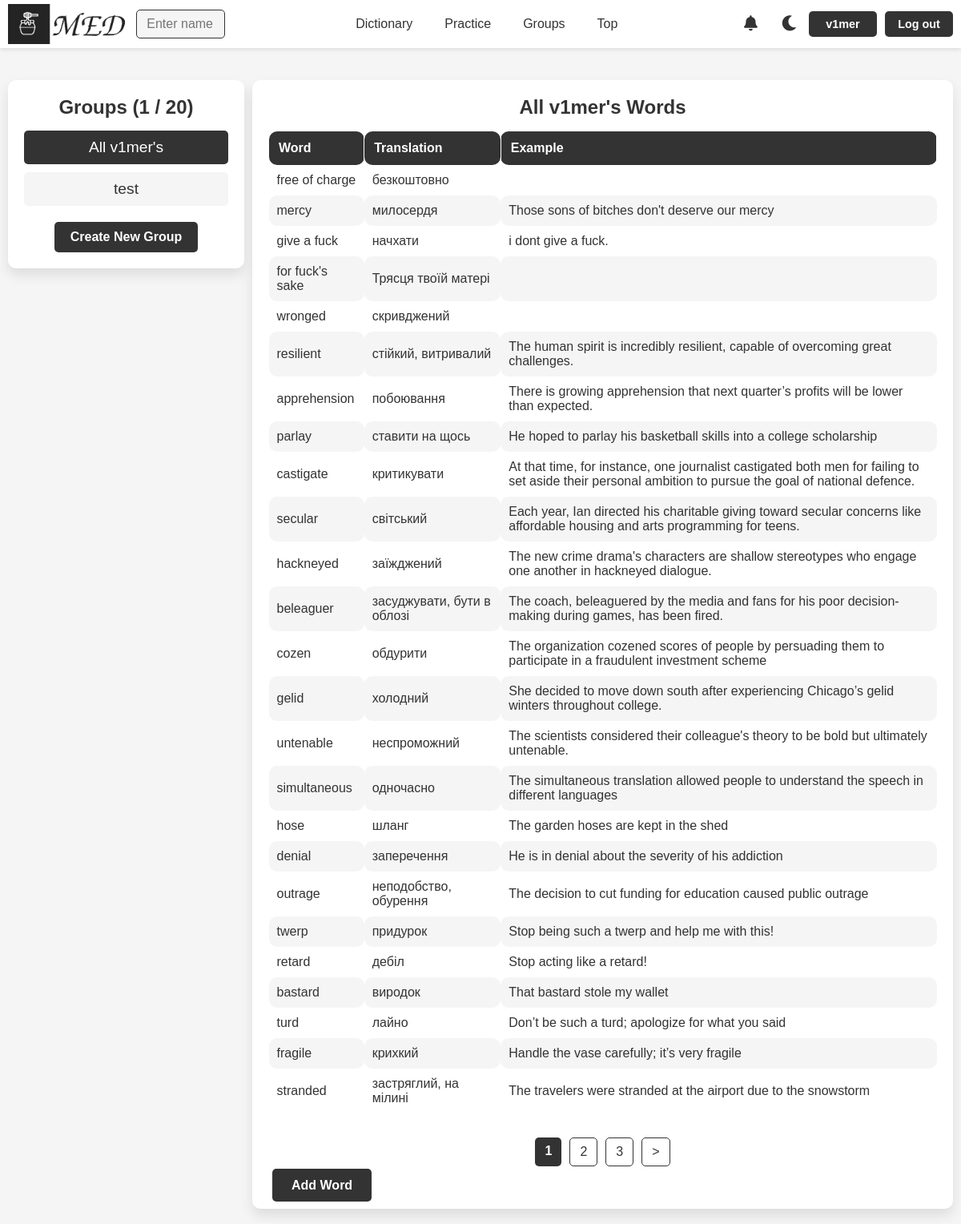
/groups/11/ (signed in), run on an earlier commit of the app's database.
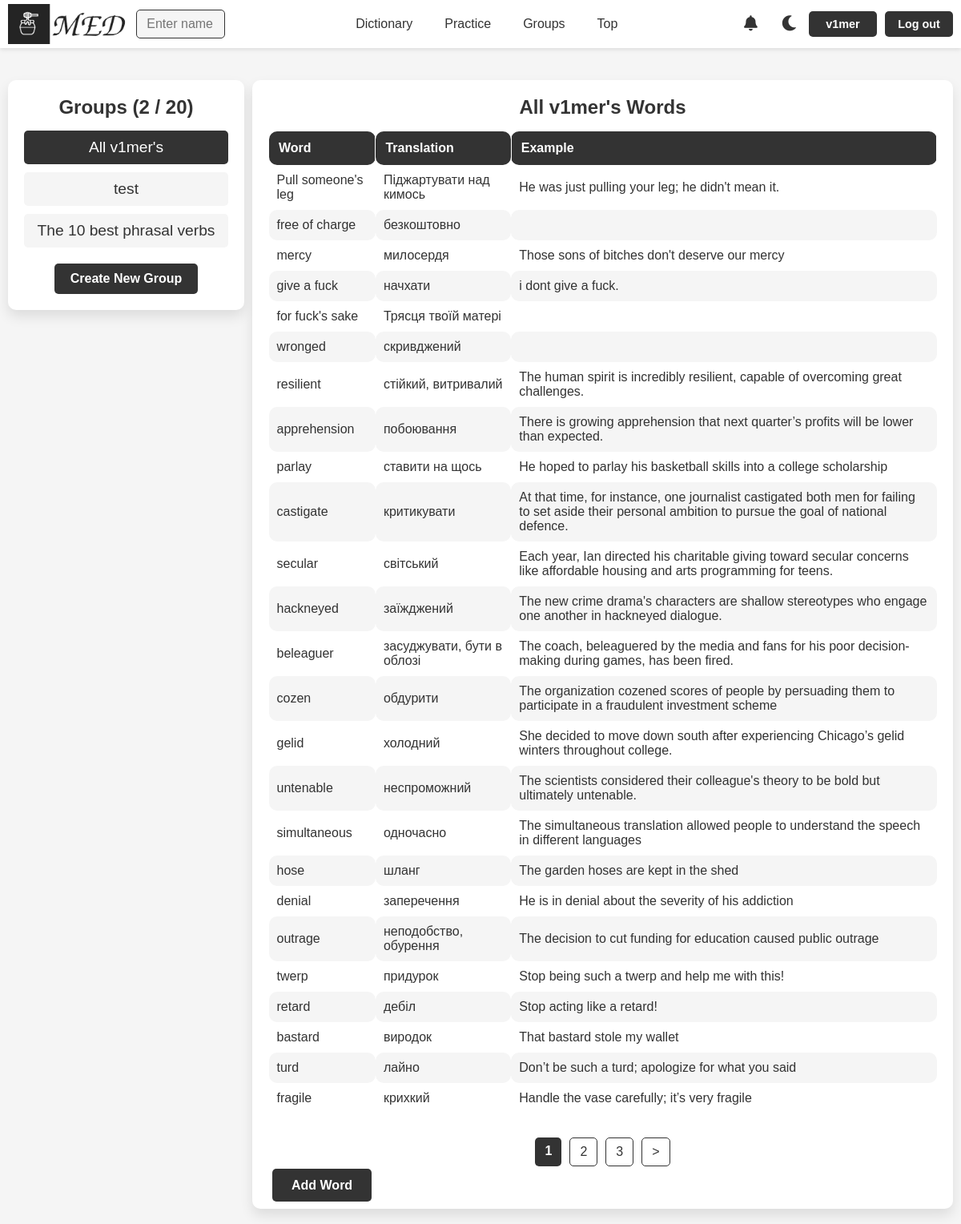
And on a later commit of the database.
### med/models.py (models this page shows, shortened)
class WordGroup(models.Model):
    name = models.CharField(max_length=100)
    words = models.ManyToManyField(Word, blank=True)
    user = models.ForeignKey(User, on_delete=models.CASCADE)
    is_main = models.BooleanField(verbose_name='main', default=False)
    uses_users = models.ManyToManyField(User, blank=True, related_name='uses_of_group')
    class Meta:
        ordering = ['name']
        indexes = [
            models.Index(fields=['name'])
        ]

class Word(models.Model):
    TYPE_CHOICES = [
        ('noun', 'Noun'),
        ('verb', 'Verb'),
        ('adjective', 'Adjective'),
        ('adverb', 'Adverb'),
        ('pronoun', 'Pronoun'),
        ('phrasal verb', 'Phrasal verb'),
        ('other', 'Other')
    ]
    word = models.CharField(max_length=100)
    translation = models.CharField(max_length=100)
    example = models.TextField(blank=True)
    time_create = models.DateTimeField(auto_now_add=True)
    time_update = models.DateTimeField(auto_now=True)
    user = models.ForeignKey(User, on_delete=models.CASCADE)
    is_favourite = models.BooleanField(default=False)
    word_type = models.CharField(max_length=20, choices=TYPE_CHOICES, default='other')
    class Meta:
        ordering = ['-time_create', 'word']
        indexes = [
            models.Index(fields=['-time_create'])
        ]

### med/views.py (the view, shortened to what this page needs)
# urls.py: path('groups/<int:group_id>/', views.GroupWordsView.as_view(), name='group_words'),
class GroupWordsView(BaseGroupView):
    model = Word
    context_object_name = 'words'
    paginate_by = 25
    def dispatch(self, request, *args, **kwargs):
        group_id = self.kwargs.get('group_id')
        group = get_object_or_404(WordGroup, id=group_id)
        if request.user != group.user and request.user not in group.uses_users.all():
            return HttpResponseRedirect(reverse('groups'))
        return super().dispatch(request, *args, **kwargs)
    def get_context_data(self, **kwargs):
        context = self.get_common_context(**kwargs)
        group_id = self.kwargs.get('group_id')
        group = get_object_or_404(WordGroup, id=group_id)
        is_my_group = group.user == self.request.user
        friends = User.objects.filter(
            Q(friendship_requests_sent__receiver=self.request.user, friendship_requests_sent__status='accepted') |
            Q(friendship_requests_received__sender=self.request.user, friendship_requests_received__status='accepted')
        ).distinct()
        context.update({
            'is_my_group': is_my_group,
            'is_uses': not is_my_group and group.uses_users.filter(id=self.request.user.id).exists(),
            'title': "Groups",
            'title1': f"{group.name} Words ({group.user.username})" if not is_my_group else f"{group.name} Words",
            'is_main': group.is_main,
            'group_id': group_id,
            'group_': group,
            'is_group': True,
            'words_f_g': True,
            'friends': friends,
        })
        return context
    def get_queryset(self):
        group_id = self.kwargs.get('group_id')
        group = get_object_or_404(WordGroup, id=group_id)
        return group.words.all()

### med/templatetags/group_tags.py (called while the page is built)
@register.simple_tag
def get_user_pending_groups(request):
    if request.user.is_authenticated:
        groups = CommunityGroup.objects.filter(
            group__user=request.user,
        ).select_related('group')
        word_groups = [community_group.group for community_group in groups]
        return word_groups
    return []

### med/templatetags/notification_tags.py (called while the page is built)
@register.simple_tag
def get_unread_notifications_count(request):
    if request.user.is_authenticated:
        return request.user.notification_set.filter(is_read=False).count()
    return 0

@register.simple_tag
def get_latest_unread_notifications(request, limit=5):
    if request.user.is_authenticated:
        return request.user.notification_set.filter(is_read=False)[:limit]
    return []

### med/templates/med/groups.html (shortened to what this page needs)
{% extends "base.html" %}
{% load static %}
{% load group_tags %}
{% block content %}
<div class="group-container">
    <div class="group-list">
        <h2>{{ title }} ({{ len_groups }} / {{ max_group_count }}) </h2>
        <div class="group-blocks">
            {% for group in groups %}
            {% if group.id == group_id %}
                <div class="group-block group-block-selected">
                    <p>{{ group.name }}</p>
                </div>
            {% else %}
                <a href="{% url 'group_words' group.id %}">
                    <div class="group-block">
                        <p>{{ group.name }}</p>
                    </div>
                </a>
            {% endif %}
            {% endfor %}
            {% for group in used_groups %}
            {% if group.id == group_id %}
                <div class="group-block group-block-selected">
                    <p>{{ group.name }}</p>
                </div>
            {% else %}
                <a href="{% url 'group_words' group.id %}">
                    <div class="group-block">
                        <p>{{ group.name }}</p>
                    </div>
                </a>
            {% endif %}
            {% endfor %}
        </div>
        {% if len_groups < max_group_count %}
            <a href="{% url 'create_group' %}" class="buttons">Create New Group</a>
        {% endif %}
    </div>
    <div class="word-list-container">
        <h2>{{ title1 }}</h2>
        {% if is_group %}
        {% if words %}
            <table class="word_table group-table">
                <thead>
                    <tr>
                        <th>Word</th>
                        <th>Translation</th>
                        <th>Example</th>
                    </tr>
                </thead>
                <tbody>
                    {% for word in words %}
                        <tr>
                            <td>{{ word.word }}</td>
                            <td>{{ word.translation }}</td>
                            <td>{{ word.example }}</td>
                        </tr>
                    {% endfor %}
                </tbody>
            </table>
        {% else %}
            <p>No words in this group.</p>
        {% endif %}
        {% endif %}
        {% if is_group %}
        {% if paginator.num_pages > 1 %}
        <nav class="list-pages">
            <ul>
                {% for p in paginator.page_range %}
                    {% if page_obj.number == p %}
                    <li class="page-num page-num-selected">{{ p }}</li>
                    {% elif p >= page_obj.number|add:-2 and p <= page_obj.number|add:2 %}
                    <li class="page-num"><a href="?page={{ p }}">{{ p }}</a></li>
                    {% endif %}
                {% endfor %}
                {% if page_obj.has_next %}
                <li class="page-num">
                    <a href="?page={{ page_obj.next_page_number }}">></a>
                </li>
                {% endif %}
            </ul>
        </nav>
        {% endif %}
        {% if not is_uses %}
        <div class="buttons groups-buttons" style="margin-top: 15px;">
            <div class="add_word">
                {% if is_main %}
                <a href="{% url 'addword' %}" class="add-word-button">Add Word</a>
                {% else %}
                <a href="{% url 'words' request.user.username %}" class="add-word-button">Add Word</a>
                <a href="#" class="add-word-button" onclick="deleteSelectedWords(); return false;">Delete Selected</a>
                {% if words %}
                    <a href="#" class="add-word-button" onclick="openShareModal(); return false;">Share</a>
                {% endif %}
                {% endif %}
            </div>
        </div>
        {% endif %}
    </div>
</div>
{% endif %}
{% endblock %}

What changed in the data, as far as the page shows it:
no longer on this page (row unchanged): Word: word "stranded", translation "застряглий, на мілині", example "The travelers were stranded at the airport due to the snowstorm"
now on this page (row unchanged): WordGroup: name "The 10 best phrasal verbs"
added Word: word "Pull someone's leg", translation "Піджартувати над кимось", example "He was just pulling your leg; he didn't mean it."
Also different on the page:
{{ len_groups }}: "1" → "2"
